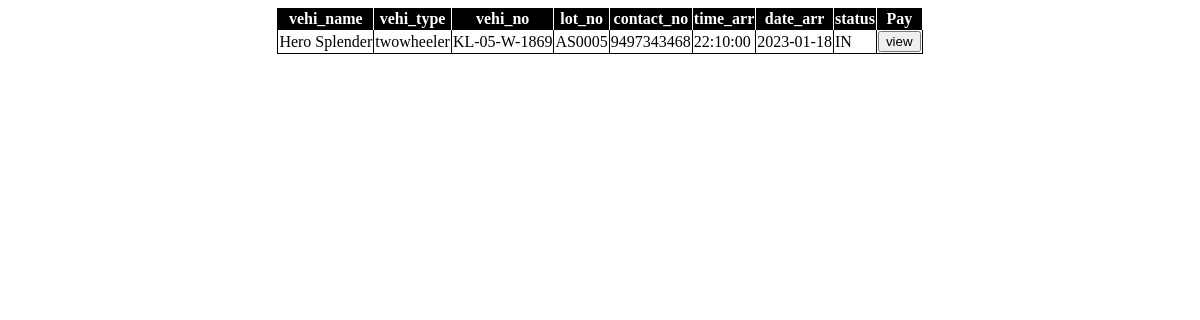
Before: /admin/vehi_details.php with the older database file.
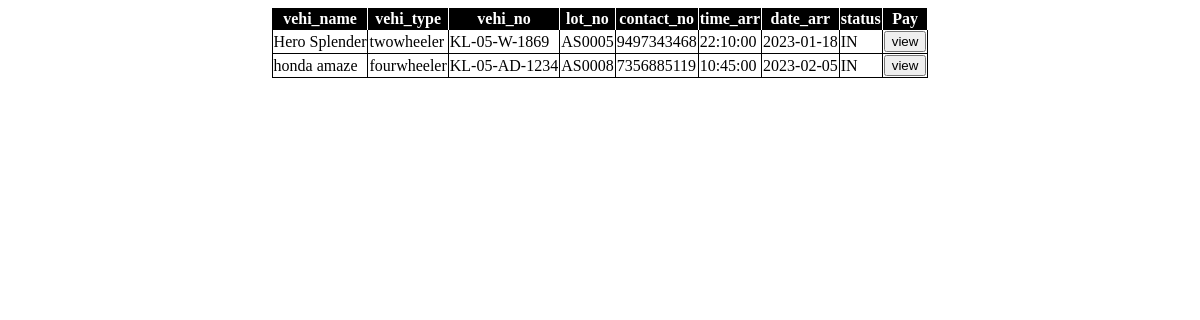
After: the same page with the newer database file.
### tables this page shows
CREATE TABLE `vehicles` (
  `vehi_id` int(11) NOT NULL,
  `vehi_name` varchar(50) DEFAULT NULL,
  `vehi_type` varchar(50) DEFAULT NULL,
  `vehi_no` varchar(50) DEFAULT NULL,
  `lot_no` varchar(50) DEFAULT NULL,
  `contact_no` varchar(50) DEFAULT NULL,
  `time_arr` time DEFAULT NULL,
  `date_arr` date DEFAULT NULL,
  `status` varchar(50) NOT NULL,
  `type` varchar(50) NOT NULL
);

### admin/vehi_details.php (the view)
<?php
include('../php/connection.php');
$sql="SELECT * FROM vehicles WHERE status='IN'";
$query=mysqli_query($conn,$sql);
$result=mysqli_num_rows($query);
if($result > 0)
{
echo'
<html>
<head>
<style>
table
{
	border-collapse:collapse;
	border:1px solid black;
	background-color:#01658a;
}
th
{
	background-color:black;
	border-right:1px solid white;
	color:white;
}
td{
	background-color:white;
	color:black;
}
</style>
</head>
<table border="1" align="center">
<tr>
<th>vehi_name</th>
<th>vehi_type </th>
<th>vehi_no</th>
<th>lot_no</th>
<th>contact_no</th>
<th>time_arr</th>
<th>date_arr</th>
<th>status</th>
<th>Pay</th>
</tr>
';
while($row=mysqli_fetch_row($query))
{
echo"<tr>
<td>$row[1]</td>
<td>$row[2]</td>
<td>$row[3]</td>
<td>$row[4]</td>
<td>$row[5]</td>
<td>$row[6]</td>
<td>$row[7]</td>
<td>$row[8]</td>
<td><a href='transactiondetails.html'><button>view</button></td></a></tr>";
}
}

### admin/vehi_details.php (style rules this page uses)
table { border-collapse:collapse; border:1px solid black; background-color:#01658a; }
th { background-color:black; border-right:1px solid white; color:white; }
td { background-color:white; color:black; }

Changed rows visible on the page:
added vehicles: vehi_name "honda amaze", vehi_type "fourwheeler", vehi_no "KL-05-AD-1234", lot_no "AS0008", contact_no "7356885119", time_arr "10:45:00", date_arr "2023-02-05", status "IN"
